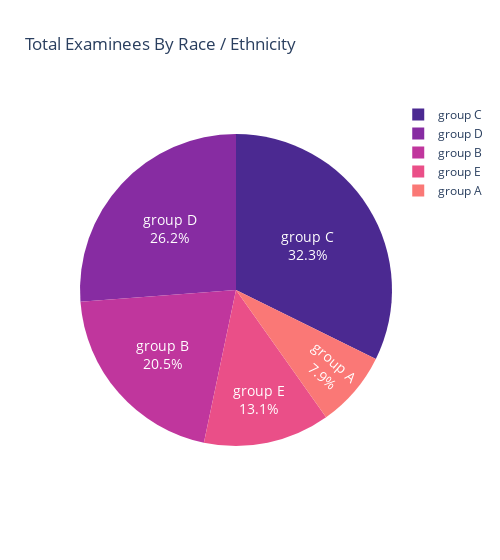

The cell this chart's notebook holds for it:
### Markdown cell above
### Total examinees by race / ethnicity

### Code cell
fig_pie_race = create_pi_chart(df_source = exam_scores_df, 
                               feature_name = "race_ethnicity", 
                               fig_title = "Total examinees by race / ethnicity")


fig_pie_race.show();

### Figure 1 — Plotly figure (JSON) as saved in the notebook; plotly's stock layout.template omitted (floating-point values rounded to 4 significant figures)
{"data": [{"domain": {"x": [0, 1], "y": [0, 1]}, "hovertemplate": "<b>%{label}</b><br><br>Total: %{value}</br>Percent: %{percent}", "labels": ["group C", "group D", "group B", "group E", "group A"], "legendgroup": "", "name": "", "showlegend": true, "textfont": {"color": "white", "size": 14}, "textinfo": "label+percent", "textposition": "inside", "type": "pie", "values": [323, 262, 205, 131, 79]}], "layout": {"legend": {"tracegroupgap": 0}, "piecolorway": ["rgb(75, 41, 145)", "rgb(135, 44, 162)", "rgb(192, 54, 157)", "rgb(234, 79, 136)", "rgb(250, 120, 118)", "rgb(246, 169, 122)", "rgb(237, 217, 163)"], "title": {"text": "Total Examinees By Race / Ethnicity"}, "width": 500}}
